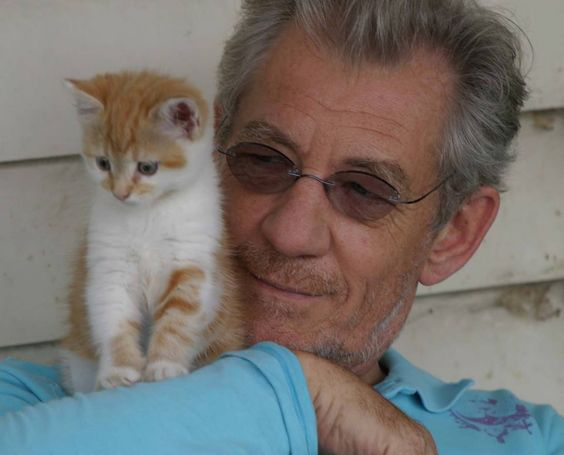
#> input picture EX/carinha.jpg, 564 x 455 px, given in place of the camera
$ jupyter execute --allow-errors EX03.ipynb   (shell and % lines are left out)   (Python 2 division)   (text cells are left out)
#> lines starting #> are read from the running program, lines starting #| are printed output that depends on the picture; after the words box and inside, x2 and y2 are one past the last pixel; in counts of white or black regions, pixels touching at a corner belong together
[cell 1]
import numpy as np
import cv2
import matplotlib.pyplot as plt
from PIL import Image
import requests
from StringIO import StringIO
import urllib

import unittest

import sys
import os

import time

caffe_root = '/home/jonnatas/workspace_python/caffe/'
sys.path.insert(0, caffe_root + 'python')
xml_detector_faces = "/usr/local/share/OpenCV/haarcascades/haarcascade_frontalface_alt.xml"

print caffe_root
import caffe

[cell 2]
caffe.set_mode_cpu()
#> (this line was passed over: caffe is not available in this run)
#> the answer given: 3
#> in get_image_camera, frame is the input picture: shape (455, 564, 3); mean B, G, R 109.7, 114, 119

model_def = os.path.join(caffe_root, 'models', 'bvlc_reference_caffenet','deploy.prototxt')
model_weights = os.path.join(caffe_root, 'models','bvlc_reference_caffenet','bvlc_reference_caffenet.caffemodel')

#> (the rest of this cell did not finish here and is left out)

[cell 3]
def printFaces(faces,coordinates):
    print('Total of faces detected = '+str(len(faces)))
    print 'coordinates: '

    for coordinate in coordinates:
        x,y,w,h = coordinate
        print [(x,y), (x+w,y+h), (x+w, y), (x, y+h)]
        print '\n'
    print '\n'

[cell 4]
def contFaces(faces,frame,DOWNSCALE):
    coordinates = []
    # print 'face detected!'
    for i in faces:
        x, y, w, h = [ v*DOWNSCALE for v in i ]

        coordinates.append((x,y,w,h))
        # print x,y,w,h
        cv2.rectangle(frame, (x,y), (x+w,y+h), (0,255,0))

    return coordinates

[cell 5]
def detect(frame):
    height, width, depth = frame.shape
#> height = 455; width = 564; depth = 3

    # create grayscale version
    grayscale = cv2.cvtColor(frame, cv2.COLOR_BGR2GRAY)
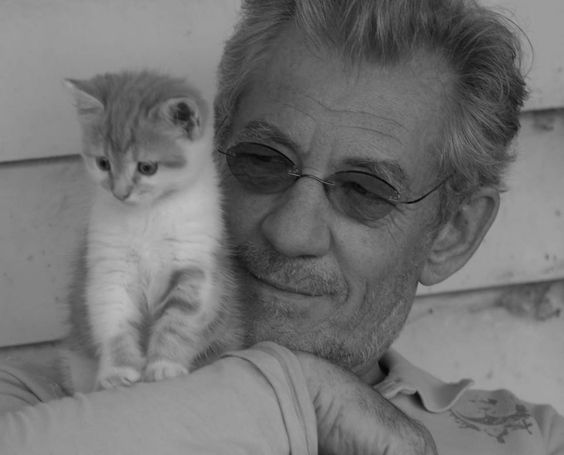
#> grayscale: shape (455, 564); min 3, max 193, mean 115

    # equalize histogram
    cv2.equalizeHist(grayscale, grayscale)
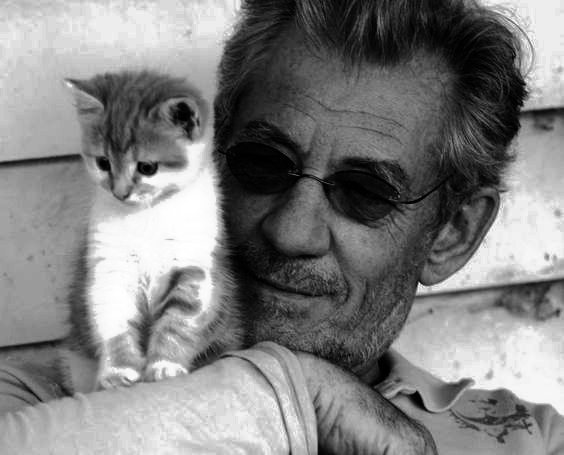
#> grayscale: shape (455, 564); min 0, max 255, mean 128.8

    # detect objects
    classifier = cv2.CascadeClassifier(xml_detector_faces)

    DOWNSCALE = 4
    minisize = (frame.shape[1]/DOWNSCALE,frame.shape[0]/DOWNSCALE)
#> minisize = (141, 113)
    miniframe = cv2.resize(frame, minisize)
    faces = classifier.detectMultiScale(miniframe)
#> faces = [[43, 19, 68, 68]]
    coordinates = []

    if len(faces)>0:
        coordinates = contFaces(faces,frame,DOWNSCALE)
#> the loop in contFaces, `for i in faces:` made 1 pass
#> (i, x, y, w, h) on pass 1: ([43, 19, 68, 68], 172, 76, 272, 272)
#> after the loop in contFaces, `for i in faces:`:
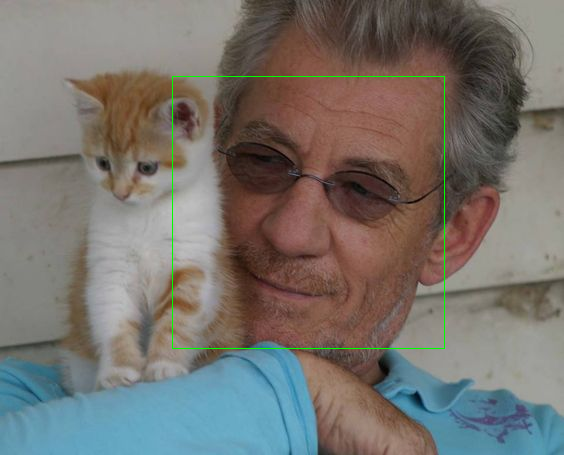
#> frame: shape (455, 564, 3); 0.42% of pixels changed, all inside (x1, y1, x2, y2) = (172, 76, 445, 349)
#> after the loop in contFaces, `for i in faces:`: coordinates = [(172, 76, 272, 272)]
#> coordinates = [(172, 76, 272, 272)]
        print 'face detected!'
    printFaces(faces, coordinates)
#| Total of faces detected = 1
#> the loop in printFaces, `for coordinate in coordinates:` made 1 pass
#| [(172, 76), (444, 348), (444, 76), (172, 348)]

    return frame, len(faces)

[cell 6]
# [5 lines left out: function get_image_url, not called in this run]

[cell 7]
# [18 lines left out: function cats_and_dogs_probability, not called in this run]

[cell 8]
# [36 lines left out: function probability, not called in this run]

[cell 9]
def options():
        print('1 - image')
        print('2 - url')
        print('3 - camera')
        print('4 - exit')

        return int(raw_input(''))

[cell 10]
# [13 lines left out: function option_image, not called in this run]

[cell 11]
# [13 lines left out: function option_url, not called in this run]

[cell 12]
def get_image_camera():
        #cap = cv2.VideoCapture(0)
        cap = cv2.VideoCapture(0)
        while(True):
            # Capture frame-by-frame
            ret, frame = cap.read()
            img = frame.copy()
            # Call the function
            frame, faces = detect(frame)
#> faces = 1

            # Display the resulting frame
            cv2.imshow('frame',frame)
            if cv2.waitKey(1) & 0xFF == ord('q'):
#> (key q is pressed here)
                break

        cv2.imwrite("frame.jpg", frame)
        cv2.imwrite(os.path.join(caffe_root, 'examples', 'images','frame.jpg'), frame)

        # When everything done, release the capture
        cap.release()
        cv2.destroyAllWindows()
        cap = cv2

        return frame

[cell 13]
def option_camera():
        frame = get_image_camera()
        image_recognition = caffe.io.load_image(os.path.join(caffe_root, 'examples', 'images','frame.jpg'))
        pb = probability(image_recognition)
        image_detected, faces = detect(frame)

        plt.imshow(image_detected[:,:,::-1])
        plt.title('Detection result')
        plt.axis('off')
        plt.show()
        return faces, pb

[cell 14]
if __name__ == '__main__':
    while True:
        option = options()
        t_init = time.time()

        if option == 1:
            image_name = raw_input('File name:\n')
            option_image(image_name)

        elif option == 2:
            image_url = raw_input('enter the image url:\n')
            option_url(image_url)

        elif option == 3:
            option_camera()
#> (the call stopped at in option_camera, `image_recognition = caffe.io.load_image(os.path.join(caffe_root, 'exam..`: caffe is not available in this run)
